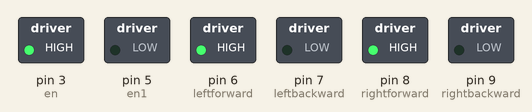
This sketch was run on a simulated Arduino Uno, built with avr-gcc and run on an emulated ATmega328P. Shown: switched loads named in the sketch (green lamp = pin HIGH).

Above: at 0.1 s.
Timing chart, 0 to 1.6 s (numbered marks = the images above):
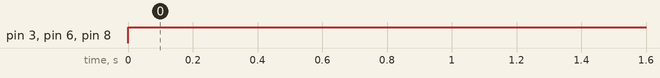

Measured:
- by itself, pin 3 (en), pin 6 (leftforward), pin 8 (rightforward): LOW → HIGH at 0.00 s

The sketch:

checkmotorspees.ino
```cpp
int en=3;   //left B
int en1=5;   //right A

int leftforward =6;
int leftbackward =7;
int rightforward =8;
int rightbackward =9;

void setup() {
  // put your setup code here, to run once:
  pinMode(leftforward,OUTPUT);
  pinMode(leftbackward,OUTPUT);
  pinMode(rightforward,OUTPUT);
  pinMode(rightbackward,OUTPUT);
  pinMode(en1,OUTPUT);
//pinMode(red,OUTPUT);
//pinMode(green,OUTPUT);
  pinMode(en,OUTPUT);

}

void loop() {
  // put your main code here, to run repeatedly:
  digitalWrite(leftforward,HIGH);
  digitalWrite(leftbackward,LOW);
  digitalWrite(rightforward,HIGH);
  digitalWrite(rightbackward,LOW);
  //analogWrite(en,78);
  //analogWrite(en1,100);
  digitalWrite(en,HIGH);

}
```
